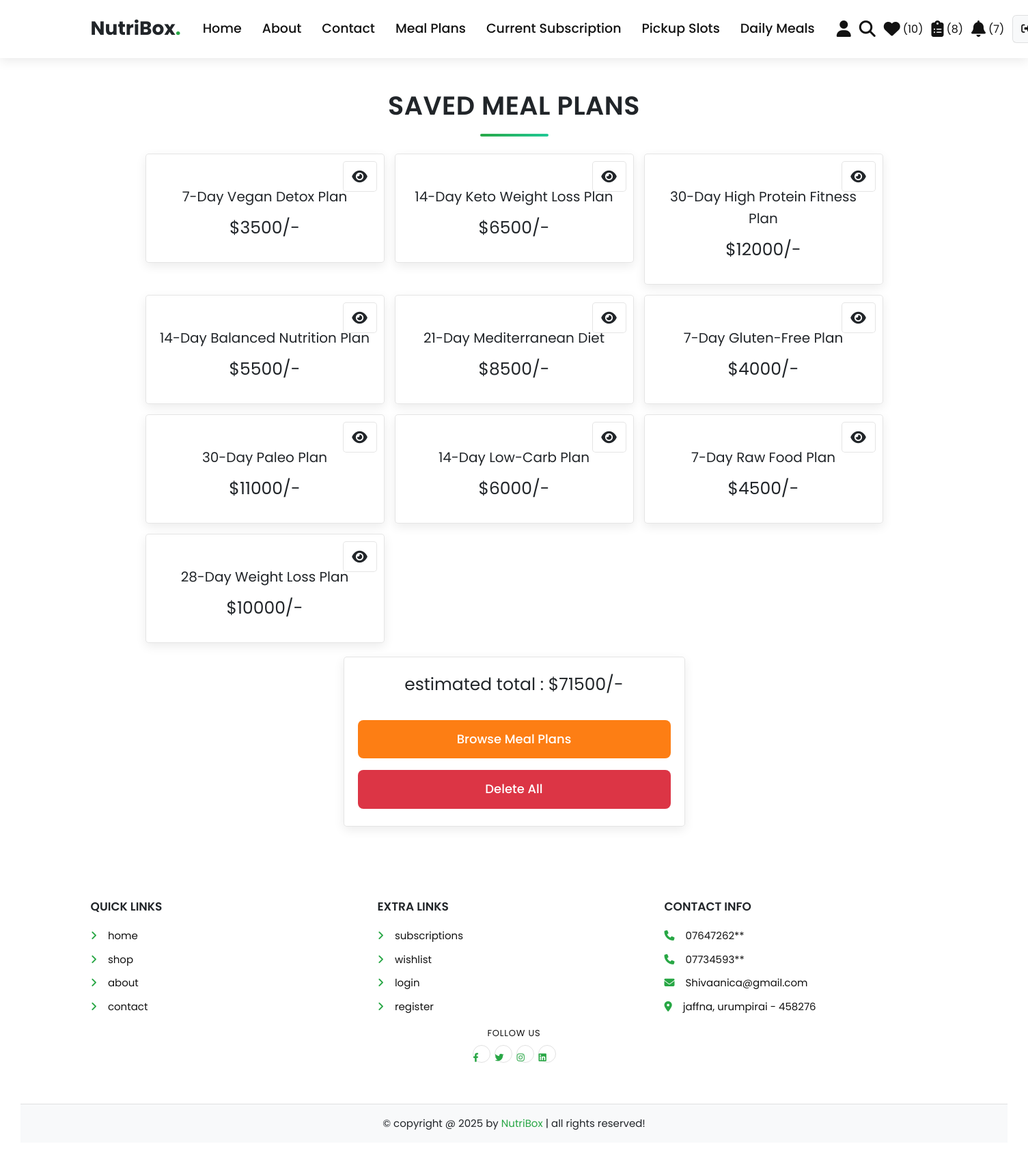
/user/wishlist.php (signed in), run on the app's committed database.
### tables this page shows
CREATE TABLE IF NOT EXISTS wishlist (
  id INT(100) NOT NULL AUTO_INCREMENT,
  user_id INT(100) NOT NULL,
  meal_plan_id INT(100) NOT NULL,
  PRIMARY KEY (id),
  UNIQUE KEY unique_user_plan (user_id, meal_plan_id),
  KEY idx_user_id (user_id)
);

CREATE TABLE IF NOT EXISTS meal_plans (
  id INT(100) NOT NULL AUTO_INCREMENT,
  name VARCHAR(100) NOT NULL,
  description VARCHAR(500) NOT NULL,
  price INT(100) NOT NULL,
  duration INT(10) NOT NULL COMMENT 'Duration in days',
  calories INT(10) NOT NULL,
  diet_type VARCHAR(50) NOT NULL,
  image VARCHAR(100) NOT NULL,
  PRIMARY KEY (id)
);

### user/wishlist.php (the view, shortened to what this page needs)
<?php
@include "../config.php";
$user_id = $_SESSION["user_id"];
?>
<!DOCTYPE html>
<html lang="en">
<head>
   <link rel="stylesheet" href="https://cdnjs.cloudflare.com/ajax/libs/font-awesome/6.1.1/css/all.min.css">
   <link rel="stylesheet" href="css/user_style.css">
</head>
<body>
<?php include "user_header.php"; ?>
<section class="wishlist">
   <h1 class="title">saved meal plans</h1>
   <div class="box-container">
   <?php
   $grand_total = 0;
   $select_wishlist = $conn->prepare(
       "SELECT w.id, m.id AS meal_plan_id, m.name, m.price, m.image
          FROM `wishlist` AS w
          INNER JOIN `meal_plans` AS m ON w.meal_plan_id = m.id
          WHERE w.user_id = ?",
   );
   $select_wishlist->execute([$user_id]);
   $wishlist_items = $select_wishlist->fetchAll(PDO::FETCH_ASSOC);
   if ($wishlist_items) {
       foreach ($wishlist_items as $fetch_wishlist) { ?>
   <div class="box">
      <a href="wishlist.php?delete=<?= $fetch_wishlist[
          "id"
      ] ?>" class="fas fa-times" onclick="return confirm('delete this plan from wishlist?');"></a>
      <a href="view_page.php?pid=<?= $fetch_wishlist[
          "meal_plan_id"
      ] ?>" class="fas fa-eye"></a>
      <div class="name"><?= $fetch_wishlist["name"] ?></div>
      <div class="price">$<?= $fetch_wishlist["price"] ?>/-</div>
   </div>
   <?php $grand_total += $fetch_wishlist["price"];}
   } else {
       echo '<p class="empty">your wishlist is empty</p>';
   }
   ?>
   </div>
   <div class="wishlist-total">
      <p>estimated total : <span>$<?= $grand_total ?>/-</span></p>
      <a href="shop.php" class="option-btn">browse meal plans</a>
      <a href="wishlist.php?delete_all" class="delete-btn <?= $grand_total > 1
          ? ""
          : "disabled" ?>">delete all</a>
   </div>
</section>
<?php include "user_footer.php"; ?>
</body>
</html>

### user/css/user_style.css (style rules this page uses)
.wishlist .box-container { display: grid; grid-template-columns: repeat(auto-fit, 35rem); gap: 1.5rem; justify-content: center; align-items: flex-start; }
.wishlist .box-container .box { padding: 2rem; text-align: center; border: var(--border); background-color: var(--white); box-shadow: var(--box-shadow); border-radius: 0.5rem; position: relative; }
.wishlist .box-container .box .price { padding: 1rem 0; color: var(--red); font-size: 2.5rem; }
.wishlist .box-container .box .fa-eye { position: absolute; top: 1rem; right: 1rem; border-radius: 0.5rem; height: 4.5rem; line-height: 4.3rem; width: 5rem; border: var(--border); color: var(--black); font-size: 2rem; background-color: var(--white); }
.wishlist .box-container .box .fa-times { position: absolute; top: 1rem; left: 1rem; border-radius: 0.5rem; height: 4.5rem; line-height: 4.3rem; width: 5rem; color: var(--white); font-size: 2rem; background-color: var(--red); }
.wishlist .box-container .box .name { font-size: 2rem; color: var(--black); padding-top: 1rem; }
.wishlist .wishlist-total { max-width: 50rem; margin: 0 auto; margin-top: 2rem; padding: 2rem; text-align: center; border: var(--border); background-color: var(--white); box-shadow: var(--box-shadow); border-radius: 0.5rem; }
.wishlist .wishlist-total p { margin-bottom: 2rem; font-size: 2.5rem; color: var(--light-color); }
.wishlist .wishlist-total p span { color: var(--red); }

### user/css/components.css (style rules this page uses)
:root { --primary-green: #28a745; --secondary-orange: #fd7e14; --accent-red: #dc3545; --dark-gray: #212529; --light-gray: #121212; --white: #ffffff; --off-white: #f8f9fa; --light-bg: #8aeeb5; --border: 0.15rem solid rgba(0, 0, 0, 0.1); --box-shadow: 0 0.5rem 1.5rem rgba(0, 0, 0, 0.08); --gradient: linear-gradient(135deg, var(--primary-green), #20c997); }
* { font-family: "Poppins", sans-serif; margin: 0; padding: 0; box-sizing: border-box; outline: none; border: none; text-decoration: none; color: var(--dark-gray); transition: all 0.3s ease; }
body { background-color: var(--light-bg); line-height: 1.6; background: url("../../images/BG.png") no-repeat center center fixed; background-size: cover; font-family: "Poppins", sans-serif; }
html { font-size: 62.5%; overflow-x: hidden; scroll-behavior: smooth; scroll-padding-top: 7rem; }
section { padding: 4rem 3rem; max-width: 1300px; margin: 0 auto; }
.btn, .delete-btn, .option-btn { display: inline-block; width: 100%; margin-top: 1.2rem; border-radius: 0.8rem; color: var(--white); font-size: 1.8rem; font-weight: 500; padding: 1.4rem 3.2rem; text-transform: capitalize; cursor: pointer; text-align: center; position: relative; overflow: hidden; z-index: 1; }
.delete-btn { background-color: var(--accent-red); }
.option-btn { background-color: var(--secondary-orange); }
.btn::before, .delete-btn::before, .option-btn::before { content: ""; position: absolute; top: 0; left: -100%; width: 100%; height: 100%; background: rgba(0, 0, 0, 0.1); transition: left 0.3s ease; z-index: -1; }
.title { text-align: center; margin-bottom: 2.5rem; text-transform: uppercase; color: var(--dark-gray); font-size: 3.8rem; font-weight: 600; letter-spacing: 0.05rem; position: relative; }
.title::after { content: ""; width: 100px; height: 4px; background: var(--gradient); display: block; margin: 1rem auto; border-radius: 2px; }

### data on the page
wishlist: meal_plan.name "7-Day Vegan Detox Plan", meal_plan.price "3500"
wishlist: meal_plan.name "14-Day Keto Weight Loss Plan", meal_plan.price "6500"
wishlist: meal_plan.name "30-Day High Protein Fitness Plan", meal_plan.price "12000"
wishlist: meal_plan.name "14-Day Balanced Nutrition Plan", meal_plan.price "5500"
wishlist: meal_plan.name "21-Day Mediterranean Diet", meal_plan.price "8500"
wishlist: meal_plan.name "7-Day Gluten-Free Plan", meal_plan.price "4000"
wishlist: meal_plan.name "30-Day Paleo Plan", meal_plan.price "11000"
wishlist: meal_plan.name "14-Day Low-Carb Plan", meal_plan.price "6000"
wishlist: meal_plan.name "7-Day Raw Food Plan", meal_plan.price "4500"
wishlist: meal_plan.name "28-Day Weight Loss Plan", meal_plan.price "10000"

### other printed values
$wishlist_total "10"
$subscription_total "8"
$unread_notifications "7"
$grand_total "71500"
